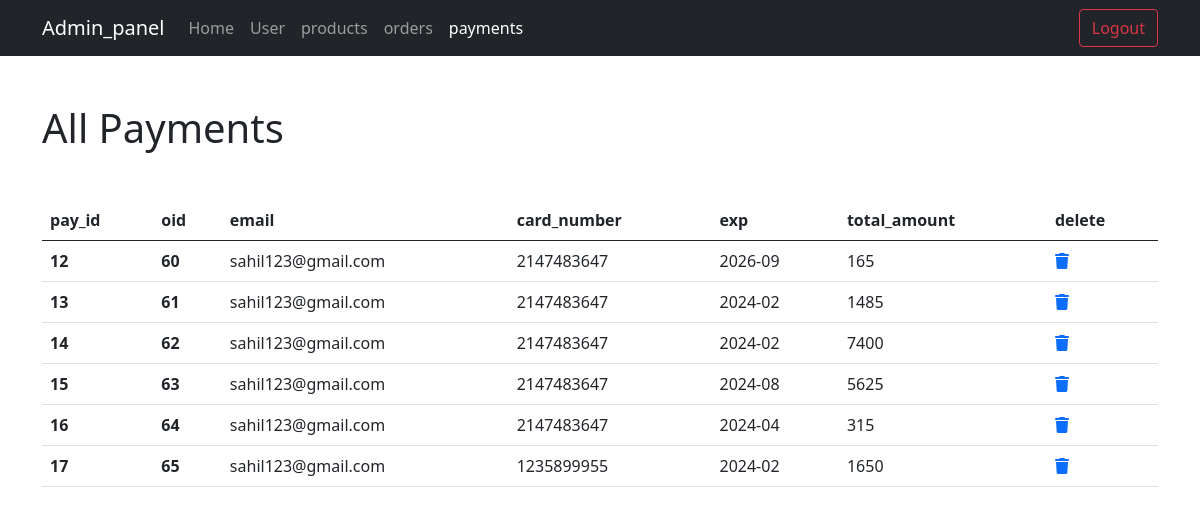
/admin_panel/payments.php, run on the app's committed database.
### tables this page shows
CREATE TABLE `payment` (
  `pay_id` int(225) NOT NULL,
  `oid` int(225) NOT NULL,
  `email` varchar(225) NOT NULL,
  `card_number` int(225) NOT NULL,
  `exp` varchar(225) NOT NULL,
  `total_amount` int(225) NOT NULL
);

### admin_panel/payments.php (the view, shortened to what this page needs)
<?php
$conn = mysqli_connect("localhost","root","","automative_mechatronics");
$select_payment = "SELECT * FROM payment";
$selectPayment = mysqli_query($conn,$select_payment);
?>
<!doctype html>
<html lang="en">
  <head>
    <link href="https://cdn.jsdelivr.net/npm/bootstrap@5.0.2/dist/css/bootstrap.min.css" rel="stylesheet">
    <link rel="stylesheet" href="https://cdnjs.cloudflare.com/ajax/libs/font-awesome/6.1.1/css/all.min.css">
  </head>
  <body>
    <nav class="navbar navbar-expand-lg navbar-dark bg-dark">
        <div class="container">
          <a class="navbar-brand" href="#">Admin_panel</a>
          <div class="collapse navbar-collapse" id="navbarSupportedContent">
            <ul class="navbar-nav me-auto mb-2 mb-lg-0">
              <li class="nav-item">
                <a class="nav-link" aria-current="page" href="home.php">Home</a>
              </li>
              <li class="nav-item">
                <a class="nav-link" href="user.php">User</a>
              </li>
              <li class="nav-item">
                <a class="nav-link" href="products.php">products</a>
              </li>
              <li class="nav-item">
                <a class="nav-link" href="orders.php">orders</a>
              </li>
              <li class="nav-item">
                <a class="nav-link active" href="payments.php">payments</a>
              </li>
            </ul>
            <form class="d-flex">
              <a href="logout.html"> <button class="btn btn-outline-danger" type="submit">Logout</button></a>
            </form>
          </div>
        </div>
      </nav>
      <div class="container">
      <h1 class="my-5">All Payments</h1>
      <table class="table">
      <thead>
        <tr>
        <th scope="col">pay_id</th>
        <th scope="col">oid</th>
        <th scope="col">email</th>
        <th scope="col">card_number</th>
        <th scope="col">exp</th>
        <th scope="col">total_amount</th>
        <th>delete</th>
        </tr>
    </thead>
    <tbody>
        <?php
        if(mysqli_num_rows($selectPayment))
        {
          while($row = mysqli_fetch_assoc($selectPayment))
          {
        ?>
        <tr>
        <th><?php echo $row['pay_id']; ?></th>
        <th><?php echo $row['oid']; ?></th>
        <td><?php echo $row['email']; ?></td>
        <td><?php echo $row['card_number']; ?></td>
        <td><?php echo $row['exp']; ?></td>
        <td><?php echo $row['total_amount']; ?></td>
        <td><a href="products.php?deleteid=<?php// echo $row['pid']; ?>" onclick="return confirm('Are you sure you want to delete this item?');"><i class="fa fa-trash"></i></a></td>
        </tr>
        <?php
          }
        }
        ?>
    </tbody>
    </table>
    </div>
  </body>
</html>

### data on the page
payment: pay_id "12", oid "60", email "sahil123@gmail.com", card_number "2147483647", exp "2026-09", total_amount "165"
payment: pay_id "13", oid "61", email "sahil123@gmail.com", card_number "2147483647", exp "2024-02", total_amount "1485"
payment: pay_id "14", oid "62", email "sahil123@gmail.com", card_number "2147483647", exp "2024-02", total_amount "7400"
payment: pay_id "15", oid "63", email "sahil123@gmail.com", card_number "2147483647", exp "2024-08", total_amount "5625"
payment: pay_id "16", oid "64", email "sahil123@gmail.com", card_number "2147483647", exp "2024-04", total_amount "315"
payment: pay_id "17", oid "65", email "sahil123@gmail.com", card_number "1235899955", exp "2024-02", total_amount "1650"
